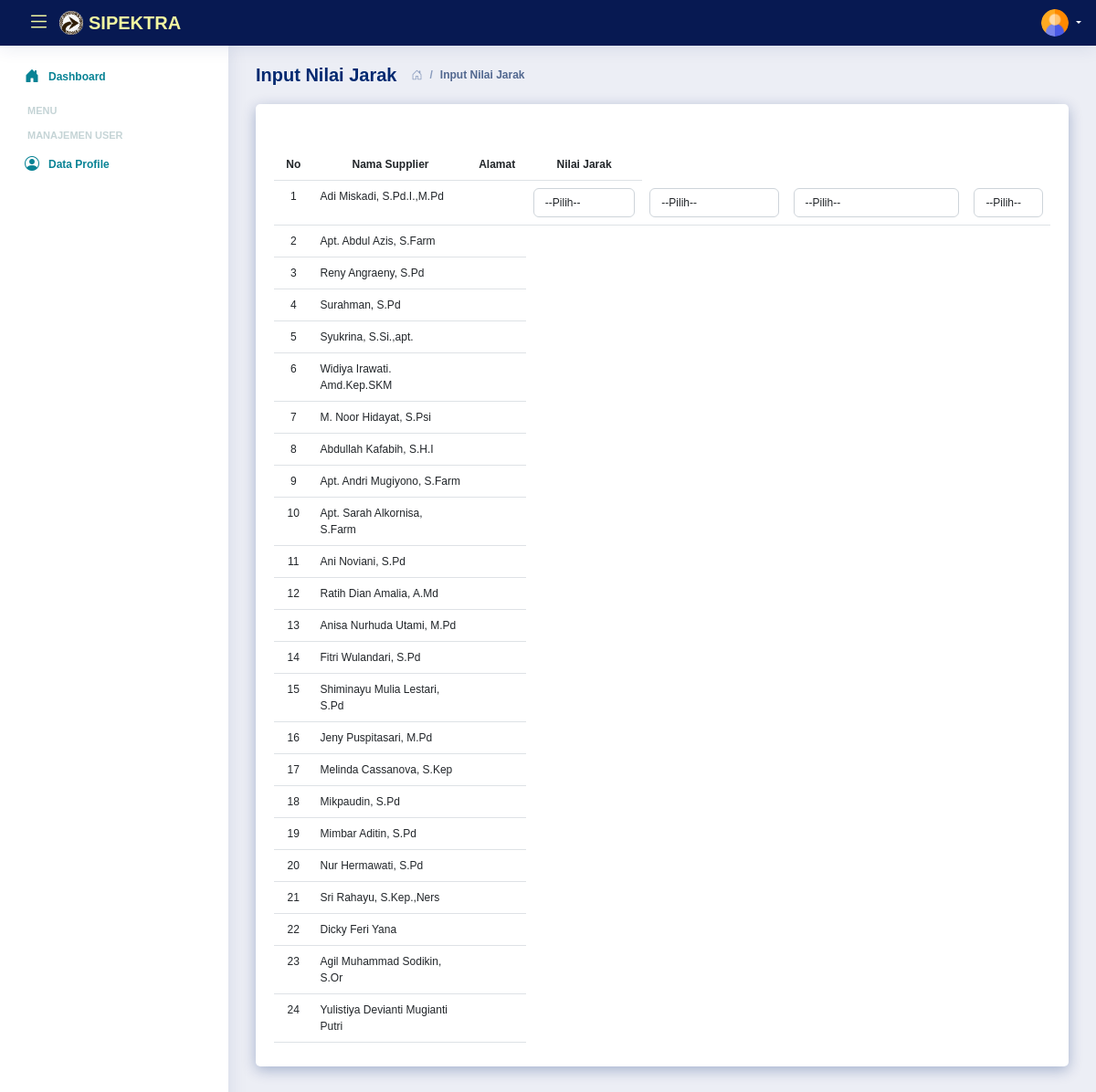
Page /input-jarak.php on the committed database.
### tables this page shows
CREATE TABLE `alternatif` (
  `id_alternatif` int(11) NOT NULL,
  `nama` varchar(255) DEFAULT NULL,
  `no_hp` varchar(15) NOT NULL,
  `email` varchar(255) NOT NULL
);

CREATE TABLE `kriteria` (
  `id_kriteria` int(11) NOT NULL,
  `kode_kriteria` varchar(255) DEFAULT NULL,
  `nama` varchar(255) DEFAULT NULL,
  `type` enum('Benefit','Cost') DEFAULT NULL,
  `ada_pilihan` tinyint(1) DEFAULT NULL,
  `bobot` float DEFAULT NULL
);

### input-jarak.php (the view, shortened to what this page needs)
<?php require_once('includes/init.php'); ?>
<?php
$page = "Alternatif";
require_once('template/header.php');
?>
<div class="d-sm-flex align-items-center justify-content-between">
	<div class="pagetitle d-flex align-items-center">
		<h1 class="me-3">Input Nilai Jarak</h1>
		<nav>
			<ol class="breadcrumb mb-0">
				<li class="breadcrumb-item"><a href="index.php"><i class="bi bi-house-door"></i></a></li>
				<li class="breadcrumb-item active" aria-current="page">Input Nilai Jarak</li>
			</ol>
		</nav>
	</div>
</div>
<div class="card">
	<div class="card-body">
		<h5 class="card-title"></h5>
		<div class="table-responsive">
			<table class="table" id="dataTable" width="100%" cellspacing="0">
				<thead>
					<tr align="center">
						<th width="5%">No</th>
						<th width="20%">Nama Supplier</th>
						<th>Alamat</th>
						<th width="15%">Nilai Jarak</th>
					</tr>
				</thead>
				<tbody>
					<?php
					$no = 0;
					$query = mysqli_query($koneksi, "SELECT * FROM alternatif");
					$ku = mysqli_query($koneksi, "SELECT * FROM kriteria");
					while ($data = mysqli_fetch_array($query)):
						$no++;
						?>
						<tr align="center">
							<td><?php echo $no; ?></td>
							<td align="left"><?php echo $data['nama']; ?></td>
							<td align="left"><?php echo $data['alamat']; ?></td>
							<?php
							while ($dku = mysqli_fetch_array($ku)):
								?>
								<td>
									<select name="nilai[]" class="form-control" required>
										<option value="">--Pilih--</option>
									</select>
								</td>
							<?php endwhile; ?>
						</tr>
					<?php endwhile; ?>
				</tbody>
			</table>
		</div>
	</div>
</div>
<?php
require_once('template/footer.php');
?>

### template/header.php (shortened to what this page needs)
<!DOCTYPE html>
<html lang="en">
<head>
    <link href="assets/vendor/bootstrap/css/bootstrap.min.css" rel="stylesheet" />
    <link href="assets/vendor/bootstrap-icons/bootstrap-icons.css" rel="stylesheet" />
    <link href="assets/vendor/datatables/dataTables.bootstrap4.min.css" rel="stylesheet">
    <link href="assets/css/style.css" rel="stylesheet" />
</head>
<body>
    <header id="header" class="header fixed-top d-flex align-items-center">
        <div class="d-flex align-items-center justify-content-between">
            <i class="bi bi-list toggle-sidebar-btn"></i>
            <a href="index.php" class="logo d-flex align-items-center">
                <img src="assets/img/lambang.png" alt="" />
                <span class="d-none d-lg-block">SIPEKTRA</span>
            </a>
        </div>
        <nav class="header-nav ms-auto">
            <ul class="d-flex align-items-center">
                <li class="nav-item dropdown pe-3">
                    <a class="nav-link nav-profile d-flex align-items-center pe-0" href="#" data-bs-toggle="dropdown">
                        <img src="assets/img/user.png" alt="Profile" class="rounded-circle" />
                        <span
                            class="d-none d-md-block dropdown-toggle ps-2 text-white"><?php echo $_SESSION['username']; ?></span>
                    </a>
                </li>
            </ul>
        </nav>
    </header>
    <aside id="sidebar" class="sidebar">
        <ul class="sidebar-nav" id="sidebar-nav">
            <li class="nav-item">
                <a class="<?php if ($page == "Dashboard") {
                    echo 'nav-link';
                } else {
                    echo 'nav-link collapsed';
                } ?>" href="index.php">
                    <i class="bi bi-house-door-fill"></i>
                    <span>Dashboard</span>
                </a>
            </li>
            <li class="nav-heading">Menu</li>
            <li class="nav-heading">Manajemen User</li>
            <li class="nav-item">
                <a class="<?php if ($page == 'Profile') {
                    echo 'nav-link';
                } else {
                    echo 'nav-link collapsed';
                } ?>" href="list-profile.php">
                    <i class="bi bi-person-circle"></i>
                    <span>Data Profile</span>
                </a>
            </li>
        </ul>
    </aside>
    <main id="main" class="main">

### template/footer.php (shortened to what this page needs)
</main>
</body>
</html>

### assets/css/style.css (style rules this page uses)
:root { scroll-behavior: smooth; }
body { font-family: "Montserrat", sans-serif; background: #eceef5; color: #071952; }
a { color: #1A5319; text-decoration: none; }
h1, h2, h3, h4, h5, h6 { font-family: "Montserrat", sans-serif; }
#main { margin-top: 50px; padding: 20px 30px; transition: all 0.3s; }
.pagetitle { margin-bottom: 20px; }
.pagetitle h1 { font-size: 20px; margin-bottom: 0; font-weight: 600; color: #012970; }
.card { margin-bottom: 30px; border: none; border-radius: 5px; box-shadow: 0px 4px 15px rgba(1, 41, 112, 0.3); }
.card-title { padding: 20px 0 15px 0; font-size: 15px; font-weight: 600; color: #071952; font-family: "Montserrat", sans-serif; }
.card-body { padding: 0 20px 20px 20px; font-size: 12px; }
.breadcrumb { font-size: 12px; font-family: "Montserrat", sans-serif; color: #899bbd; font-weight: 600; }
.breadcrumb a { color: #899bbd; transition: 0.3s; }
.breadcrumb .breadcrumb-item::before { color: #899bbd; }
.breadcrumb .active { color: #51678f; font-weight: 600; }
.logo { line-height: 1; }
@media (min-width: 1200px) { .logo { width: 280px; } }
.logo img { max-height: 26px; margin-right: 6px; }
.logo span { font-size: 20px; font-weight: 700; color: #012970; font-family: "Montserrat", sans-serif; }
.header { transition: all 0.5s; z-index: 997; height: 50px; box-shadow: 0px 2px 20px rgba(1, 41, 112, 0.1); background-color: #071952; padding-left: 20px; }
.header .toggle-sidebar-btn { font-size: 25px; padding-left: 10px; padding-right: 10px; cursor: pointer; color: #F2F7A1; }
.d-none.d-lg-block { color : #F2F7A1; font-style:normal; font-family:sans-serif; }
.form-control { font-size: 12px; }
.header-nav ul { list-style: none; }
.header-nav>ul { margin: 0; padding: 0; }
.header-nav .nav-profile { color: #012970; }
.header-nav .nav-profile img { max-height: 30px; }
.header-nav .nav-profile span { font-size: 12px; font-weight: 600; }
.sidebar { position: fixed; top: 50px; left: 0; bottom: 0; width: 250px; z-index: 996; transition: all 0.3s; padding: 15px; overflow-y: auto; scrollbar-width: thin; scrollbar-color: #aab7cf transparent; box-shadow: 0px 0px 20px rgba(1, 41, 112, 0.1); background-color: #fff; }
@media (min-width: 1200px) { #main, #footer { margin-left: 250px; } }
.sidebar-nav { padding: 0; margin: 0; list-style: none; }
.sidebar-nav li { padding: 0; margin: 0; list-style: none; }
.sidebar-nav .nav-item { margin-bottom: 5px; }
.sidebar-nav .nav-heading { font-size: 11px; text-transform: uppercase; color: #c5d4d6; font-weight: 600; margin: 10px 0 5px 15px; }
.sidebar-nav .nav-link { display: flex; align-items: center; font-size: 12px; font-weight: 600; color:#071952; transition: 0.3; background: #eceef5; padding: 7px 12px; border-radius: 1px; }
.sidebar-nav .nav-link i { font-size: 16px; margin-right: 10px; color: #088395; }
.sidebar-nav .nav-link.collapsed { color: #088395; background: #fff; }
.sidebar-nav .nav-link.collapsed i { color: #088395; }

### rows in the picture
alternatif: nama "Adi Miskadi, S.Pd.I.,M.Pd"
alternatif: nama "Apt. Abdul Azis, S.Farm"
alternatif: nama "Reny Angraeny, S.Pd"
alternatif: nama "Surahman, S.Pd"
alternatif: nama "Syukrina, S.Si.,apt."
alternatif: nama "Widiya Irawati. Amd.Kep.SKM"
alternatif: nama "M. Noor Hidayat, S.Psi"
alternatif: nama "Abdullah Kafabih, S.H.I"
alternatif: nama "Apt. Andri Mugiyono, S.Farm"
alternatif: nama "Apt. Sarah Alkornisa, S.Farm"
alternatif: nama "Ani Noviani, S.Pd"
alternatif: nama "Ratih Dian Amalia, A.Md"
alternatif: nama "Anisa Nurhuda Utami, M.Pd"
alternatif: nama "Fitri Wulandari, S.Pd"
alternatif: nama "Shiminayu Mulia Lestari, S.Pd"
alternatif: nama "Jeny Puspitasari, M.Pd"
alternatif: nama "Melinda Cassanova, S.Kep"
alternatif: nama "Mikpaudin, S.Pd"
alternatif: nama "Mimbar Aditin, S.Pd"
alternatif: nama "Nur Hermawati, S.Pd"
alternatif: nama "Sri Rahayu, S.Kep.,Ners"
alternatif: nama "Dicky Feri Yana"
alternatif: nama "Agil Muhammad Sodikin, S.Or"
alternatif: nama "Yulistiya Devianti Mugianti Putri"
